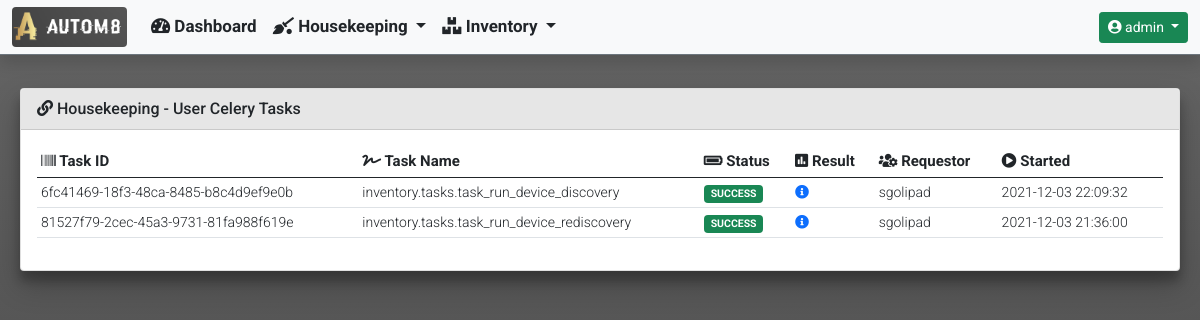
/housekeeping/ (signed in), run on an earlier commit of the app's database.
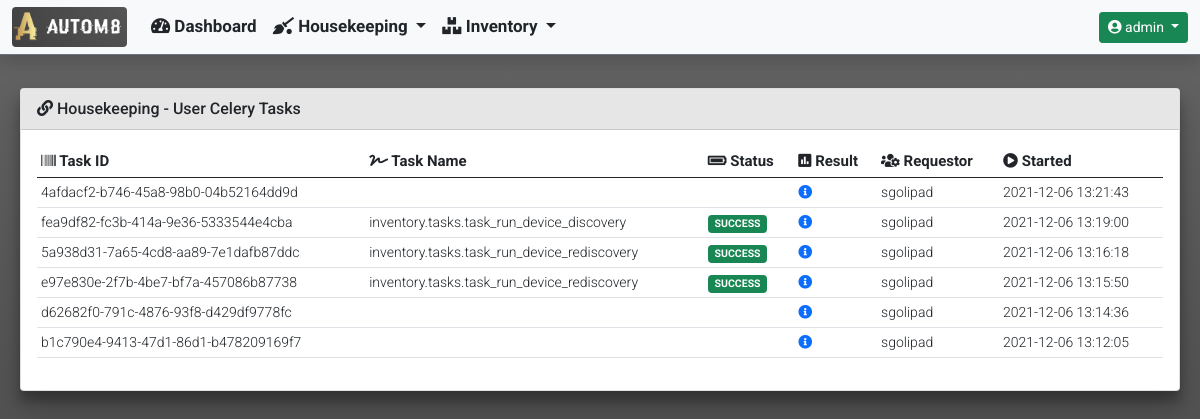
And on a later commit of the database.
### housekeeping/models.py (models this page shows)
class CeleryUserJobResults(models.Model):
    task_id = models.UUIDField(
        primary_key=True,
        default=uuid.uuid4,
        max_length=255
    )
    task_name = models.CharField(max_length=255)
    task_status = models.CharField(max_length=255)
    task_result = models.JSONField(null=True)
    task_requested_by = models.CharField(max_length=255)
    start_time = models.DateTimeField()

### housekeeping/views.py (the view)
def housekeeping_celery_user_tasks(request):
    tasks_list = CeleryUserJobResults.objects.all().order_by('-start_time')
    context = {
            'title': 'Housekeeping - Celery User Tasks',
            'card_header': 'Housekeeping - User Celery Tasks',
            'data': {
                'tasks_list': tasks_list
            }
        }
    if tasks.stats():
        data = {
            'celery_information': {
                'celery_statistics': tasks.stats(),
                'registered_tasks': tasks.registered_tasks()[hostname],
                'scheduled_tasks': tasks.scheduled()[hostname],
                'active_tasks': tasks.active()[hostname],
                'reserved_tasks': tasks.reserved()
            }
        }
        context['data'].update(data)
        return render(
            request,
            'housekeeping/housekeeping_celery_user_tasks.html',
            context
        )
    else:
        return render(
                request,
                'housekeeping/housekeeping_celery_user_tasks.html',
                context
            )

### templates/housekeeping/housekeeping_celery_user_tasks.html (shortened to what this page needs)
{% extends "base_template/base.html"%}
{% block content %}
{% if data.tasks_list %}
<div class="col-md-12">
    <div class="table-responsive rounded">
        <table id="celery_completed_tasks" class="table table-hover table-sm" style="width:100%">
            <thead>
                <tr>
                    <th><i class="fas fa-barcode"></i> Task ID</th>
                    <th><i class="fas fa-signature"></i> Task Name</th>
                    <th><i class="fas fa-battery-full"></i> Status</th>
                    <th><i class="fas fa-poll"></i> Result</th>
                    <th><i class="fas fa-users-cog"></i> Requestor</th>
                    <th><i class="fas fa-play-circle"></i> Started</th>
                </tr>
            </thead>
            <tbody>
                {% for completed_task in data.tasks_list %}
                <tr>
                    <td>{{ completed_task.task_id }}</td>
                    <td>{{ completed_task.task_name }}</td>
                    <td>
                        {% if 'SUCCESS' in completed_task.task_status %}
                            <span class="badge bg-success">{{ completed_task.task_status }}</span>
                        {% else %}
                            <span class="badge bg-danger">{{ completed_task.task_status }}</span>
                        {% endif %}
                    </td>
                    <td>
                        <a href="#" data-bs-toggle="modal" data-bs-target="#task_result_modal_{{ completed_task.task_id }}">
                            <i class="fas fa-info-circle"></i>
                        </a>
                    </td>
                    <td>{{ completed_task.task_requested_by }}</td>
                    <td>{{ completed_task.start_time|date:"Y-m-d H:i:s" }}</td>
                </tr>
                {% endfor %}
            </tbody>
        </table>
    </div>
</div>
{% endif %}
{% endblock %}

### templates/base_template/base.html (shortened to what this page needs)
{% load static %}
<!doctype html>
<html lang="en">
  <head>
    <link href="https://cdn.jsdelivr.net/npm/bootstrap@5.0.2/dist/css/bootstrap.min.css" rel="stylesheet">
    <link rel="stylesheet" href="https://cdnjs.cloudflare.com/ajax/libs/font-awesome/5.15.3/css/all.min.css" />
    <link rel="stylesheet" type="text/css" href="{% static 'css/custom.css' %}">
  </head>
  <body class="d-flex flex-column h-100">
    {% include 'navbar/navbar.html' %}
    <main class="container-fluid">
      <section>
          <div class="row">
            <div class="col-md-12">
                <div class="card">
                  {% if card_header %}
                  <div class="card-header">
                    <i class="fas fa-link"></i>
                      {{ card_header }}
                  </div>
                  {% endif %}
                  <div class="card-body">
                      {% block content %}
                      {% endblock %}
                  </div>
                </div>
            </div>
          </div>
      </section>
    </main>
  </body>
</html>

### templates/navbar/navbar.html (shortened to what this page needs)
{% load static %}
{% if user.is_authenticated %}
<nav class="navbar navbar-expand-md navbar-light bg-light fixed-top border-bottom border-secondary shadow">
  <div class="container-fluid">
    <a class="navbar-brand" href="#">
      <img class="rounded" src="{% static 'images/logos/portal_logo.png' %}" width="115" height="40">
    </a>
    <div class="collapse navbar-collapse" id="navbarCollapse">
      <ul class="navbar-nav me-auto mb-2 mb-md-0">
        <li class="nav-item">
          <a class="nav-link text-dark" href="{% url 'dashboard:dashboard' %}">
            <i class="fas fa-tachometer-alt"></i>
            Dashboard
          </a>
        </li>
        <li class="nav-item dropdown">
          <a class="nav-link dropdown-toggle text-dark" href="#" id="InventoryDropdown" role="button"
            data-bs-toggle="dropdown" aria-expanded="false">
            <i class="fas fa-quidditch"></i>
            Housekeeping
          </a>
        </li>
        <li class="nav-item dropdown">
          <a class="nav-link dropdown-toggle text-dark" href="#" id="InventoryDropdown" role="button"
            data-bs-toggle="dropdown" aria-expanded="false">
            <i class="fas fa-boxes"></i>
            Inventory
          </a>
        </li>
      </ul>
      <div class="dropdown">
        <a class="btn btn-sm btn-success dropdown-toggle" href="#" role="button" id="UserProfileDropdown"
          data-bs-toggle="dropdown" aria-expanded="false">
          <i class="fas fa-user-circle"></i>
          {{ user.username }}
        </a>
      </div>
    </div>
  </div>
</nav>
{% endif %}

### static/css/custom.css (style rules this page uses)
nav { font-family: 'Roboto', sans-serif; font-weight: 700; font-size: 17px; height: 55px; top: 0; }
body { font-family: 'Roboto', sans-serif; font-weight: 400; font-size: 14px; overflow-y: scroll; min-height: 70rem; padding-top: 5rem; height: 100%; background: linear-gradient(to top, #e6e6e6, #4b4b4b, #656565) }
.card { transition: 0.3s; margin: 0.5rem; position: relative; box-shadow: 0 14px 28px rgba(0, 0, 0, 0.25), 0 10px 10px rgba(0, 0, 0, 0.22); }
.card-header { font-family: 'Roboto', sans-serif; font-weight: 500; font-size: 16px; background-color: #e6e6e6; }
th { font-family: 'Roboto', sans-serif; font-weight: 700; font-size: 15px; }
td { font-family: 'Roboto', sans-serif; font-weight: 300; font-size: 14px; }

What changed in the data, as far as the page shows it:
removed CeleryUserJobResults: task_id "6fc41469-18f3-48ca-8485-b8c4d9ef9e0b", task_name "inventory.tasks.task_run_device_discovery", task_status "SUCCESS", task_requested_by "sgolipad", start_time "2021-12-03 22:09:32"
removed CeleryUserJobResults: task_id "81527f79-2cec-45a3-9731-81fa988f619e", task_name "inventory.tasks.task_run_device_rediscovery", task_status "SUCCESS", task_requested_by "sgolipad", start_time "2021-12-03 21:36:00"
added CeleryUserJobResults: task_id "4afdacf2-b746-45a8-98b0-04b52164dd9d", task_requested_by "sgolipad", start_time "2021-12-06 13:21:43"
added CeleryUserJobResults: task_id "fea9df82-fc3b-414a-9e36-5333544e4cba", task_name "inventory.tasks.task_run_device_discovery", task_status "SUCCESS", task_requested_by "sgolipad", start_time "2021-12-06 13:19:00"
added CeleryUserJobResults: task_id "5a938d31-7a65-4cd8-aa89-7e1dafb87ddc", task_name "inventory.tasks.task_run_device_rediscovery", task_status "SUCCESS", task_requested_by "sgolipad", start_time "2021-12-06 13:16:18"
added CeleryUserJobResults: task_id "e97e830e-2f7b-4be7-bf7a-457086b87738", task_name "inventory.tasks.task_run_device_rediscovery", task_status "SUCCESS", task_requested_by "sgolipad", start_time "2021-12-06 13:15:50"
added CeleryUserJobResults: task_id "d62682f0-791c-4876-93f8-d429df9778fc", task_requested_by "sgolipad", start_time "2021-12-06 13:14:36"
added CeleryUserJobResults: task_id "b1c790e4-9413-47d1-86d1-b478209169f7", task_requested_by "sgolipad", start_time "2021-12-06 13:12:05"
